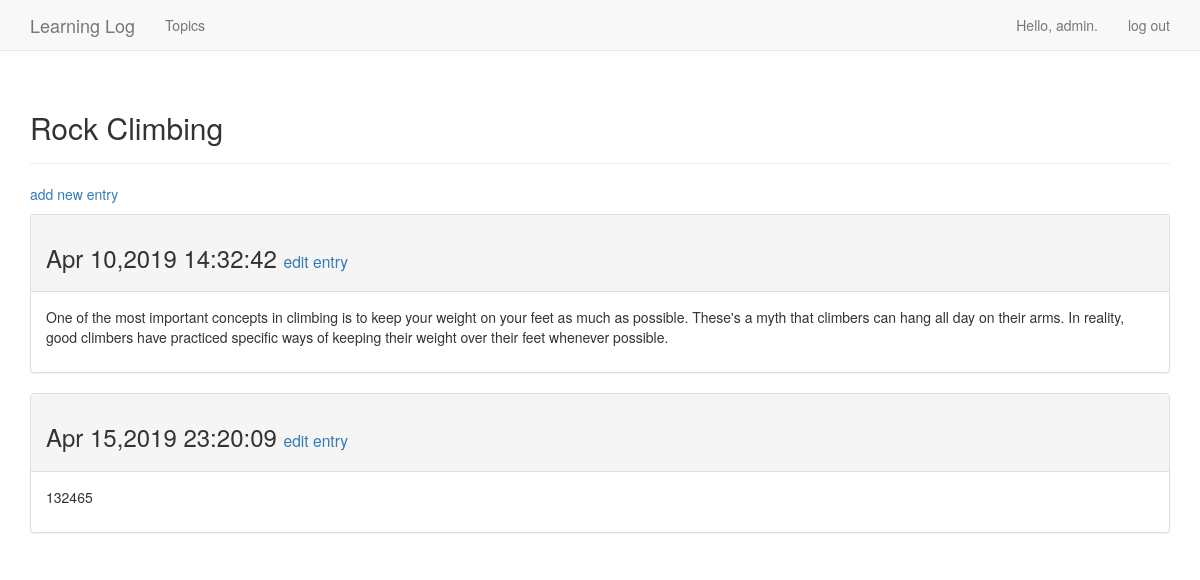
The page /topics/2/ (signed in) on the database its author committed.
### learning_logs/models.py (models this page shows, shortened)
class Topic(models.Model):
    text = models.CharField(max_length=200)
    alters_data = models.DateTimeField(auto_now_add=True)
    owner = models.ForeignKey(User,on_delete=models.CASCADE)
    def __str__(self):
        return self.text

class Entry(models.Model):
    topic = models.ForeignKey(Topic,on_delete=models.CASCADE)
    text = models.TextField()
    data_added = models.DateTimeField(auto_now_add=True)
    class Meta:
        verbose_name_plural = 'entries'

### learning_logs/views.py (the view)
# urls.py: url(r'^topics/(?P<topic_id>\d+)/$',views.topic,name='topic'),
@login_required
def topic(request,topic_id):
    topic = Topic.objects.get(id=topic_id)
    if topic.owner != request.user:
        raise Http404
    entries = topic.entry_set.order_by('data_added')
    context = {'topic':topic,'entries':entries}
    return render(request,'learning_logs/topic.html',context)

### learning_logs/templates/learning_logs/topic.html
{% extends 'learning_logs/base.html' %}
{% block header %}
    <h2>{{ topic }}</h2>
{% endblock header %}
{% block content %}
    <p>
        <a href="{% url 'new_entry' topic.id %}">add new entry</a>
    </p>
    {% for entry in entries %}
        <div class="panel panel-default">
            <div class="panel-heading">
                <h3>
                    {{ entry.data_added|date:'M d,Y H:i:s' }}
                    <small>
                        <a href="{% url 'edit_entry' entry.id %}">edit entry</a>
                    </small>
                </h3>
            </div>
            <div class="panel-body">
                {{ entry.text|linebreaks }}
            </div>
        </div>
    {% empty %}
        There are no entries for this topic yet.
    {% endfor %}
{% endblock content %}

### learning_logs/templates/learning_logs/base.html (shortened to what this page needs)
{% load bootstrap3 %}
<!DOCTYPE html>
<html lang="en">
<head>
    {% bootstrap_css %}
    <body>
        <nav class="navbar navbar-default navbar-static-top">
           <div class="container">
                <div class="navbar-header">
                    <a class="navbar-brand" href="{% url 'index' %}">Learning Log</a>
                </div>
                <div id="navbar" class="navbar-collapse collapsed">
                    <ul class="nav navbar-nav">
                        <li><a href="{% url 'topics' %}">Topics</a></li>
                    </ul>
                    <ul class="nav navbar-nav navbar-right">
                        {% if user.is_authenticated %}
                                <li><a>Hello, {{ user.username }}.</a></li>
                                <li><a href="{% url 'logout' %}">log out</a></li>
                        {% else %}
                            <li><a href="{% url 'register' %}">register</a></li>
                            <li><a href="{% url 'login' %}">log in</a></li>
                        {% endif %}
                    </ul>
                </div>
           </div>
        </nav>
        <div class="container">
            <div class="page-header">
                {% block header %}{% endblock header %}
            </div>
            <div>
                {% block content %}{% endblock content %}
            </div>
        </div>
    </body>
</head>
</html>

### rows shown on the page
Topic: text "Rock Climbing"
Entry: data_added "Apr 10,2019 14:32:42", text "One of the most important concepts in climbing is to keep your weight on your feet as much as possible. These's a myth that climbers can hang all day on their arms. In reality, good climbers have practiced specific ways of keeping their weight over their feet whenever possible."
Entry: data_added "Apr 15,2019 23:20:09", text "132465"

### other values the page prints
{{ user.username }} "admin"
